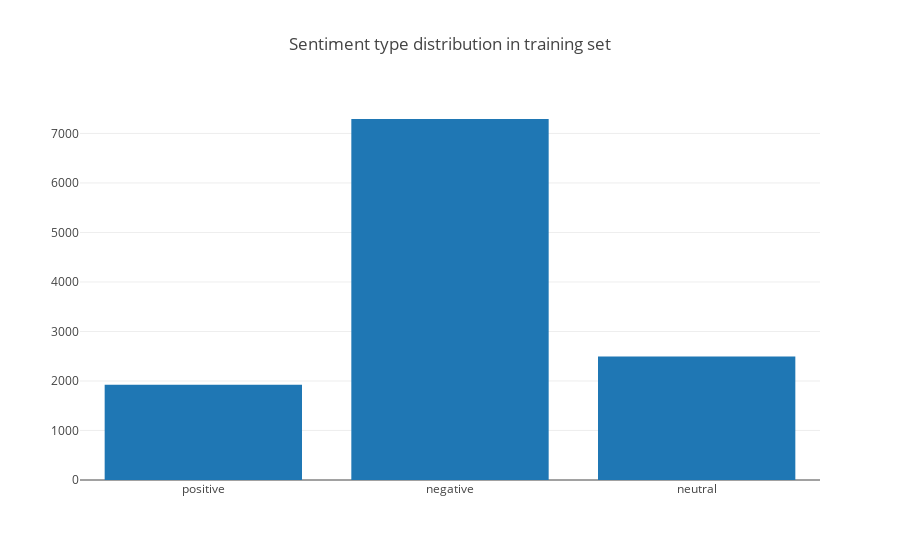

Notebook source saved alongside this figure:
### Code cell
#Plotting the training data
df = data.processed_Traindata
negative = len(df[df["airline_sentiment"] == "negative"])
positive = len(df[df["airline_sentiment"] == "positive"])
neutral = len(df[df["airline_sentiment"] == "neutral"])

dist = [
    graph_objs.Bar(
        x = ["positive", "negative", "neutral"],
        y = [positive, negative, neutral],
    )]
plotly.offline.iplot({"data":dist, "layout":graph_objs.Layout(title="Sentiment type distribution in training set")})

### Figure 1 — Plotly figure (JSON) as saved in the notebook; plotly's stock layout.template omitted (floating-point values rounded to 4 significant figures)
{"data": [{"type": "bar", "x": ["positive", "negative", "neutral"], "y": [1924, 7292, 2496]}], "layout": {"title": "Sentiment type distribution in training set"}}
